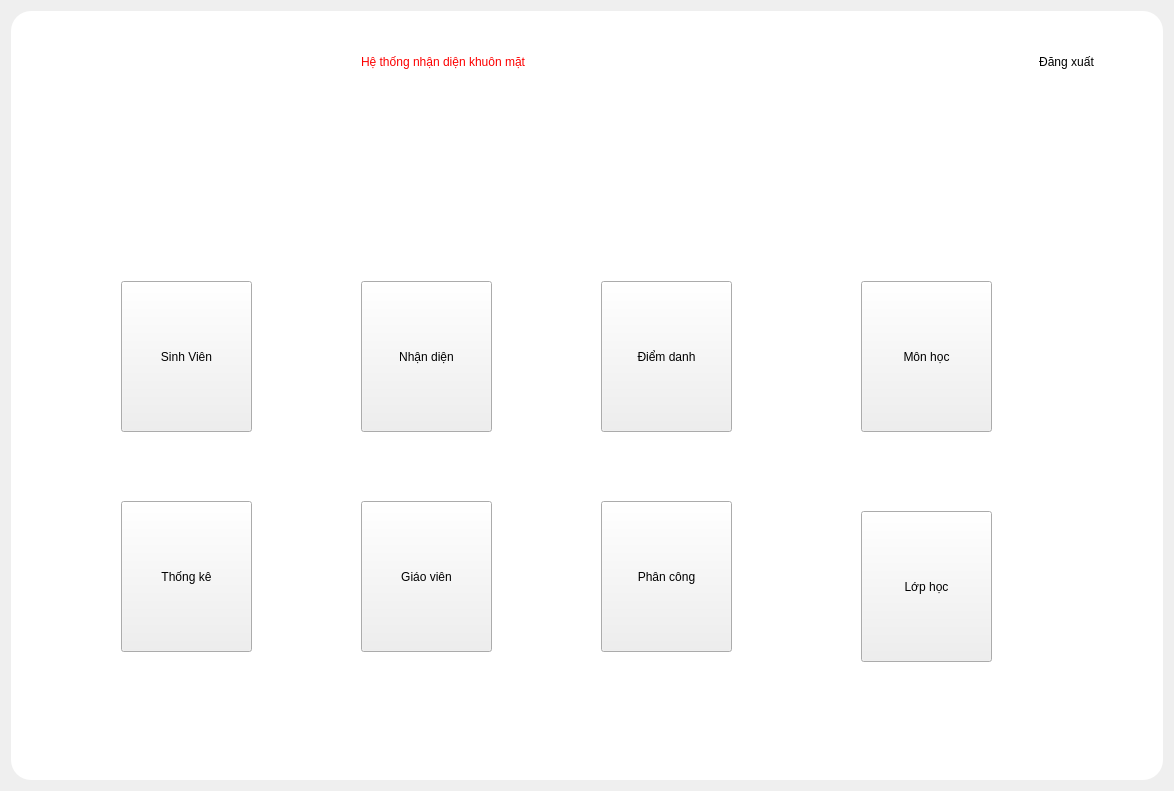
<?xml version="1.0" encoding="UTF-8"?>
<ui version="4.0">
 <class>Dialog</class>
 <widget class="QDialog" name="Dialog">
  <property name="geometry">
   <rect>
    <x>0</x>
    <y>0</y>
    <width>1174</width>
    <height>791</height>
   </rect>
  </property>
  <property name="windowTitle">
   <string>Dialog</string>
  </property>
  <layout class="QHBoxLayout" name="horizontalLayout">
   <item>
    <widget class="QWidget" name="widgetHeader" native="true">
     <property name="styleSheet">
      <string notr="true">QWidget#widgetHeader{
border-radius: 20%;
background-color: white;
}</string>
     </property>
     <widget class="QLabel" name="lbDate">
      <property name="geometry">
       <rect>
        <x>20</x>
        <y>30</y>
        <width>211</width>
        <height>41</height>
       </rect>
      </property>
      <property name="styleSheet">
       <string notr="true">
font: 9pt &quot;MS Shell Dlg 2&quot;;
</string>
      </property>
      <property name="text">
       <string/>
      </property>
     </widget>
     <widget class="QLabel" name="label_2">
      <property name="geometry">
       <rect>
        <x>350</x>
        <y>10</y>
        <width>421</width>
        <height>81</height>
       </rect>
      </property>
      <property name="styleSheet">
       <string notr="true">color: rgb(252, 0, 0);
font: 75 16pt &quot;MS Shell Dlg 2&quot;;</string>
      </property>
      <property name="text">
       <string>Hệ thống nhận diện khuôn mặt</string>
      </property>
     </widget>
     <widget class="QPushButton" name="btnExit">
      <property name="geometry">
       <rect>
        <x>980</x>
        <y>30</y>
        <width>151</width>
        <height>41</height>
       </rect>
      </property>
      <property name="styleSheet">
       <string notr="true">color: rgb(0, 0, 0);
font: 75 12pt &quot;MS Shell Dlg 2&quot;;
background-color: rgb(255, 255, 255);
border: none;</string>
      </property>
      <property name="text">
       <string>Đăng xuất</string>
      </property>
      <property name="icon">
       <iconset>
        <normaloff>../../../../../OneDrive - actvn.edu.vn/Ảnh/out.png</normaloff>../../../../../OneDrive - actvn.edu.vn/Ảnh/out.png</iconset>
      </property>
      <property name="iconSize">
       <size>
        <width>40</width>
        <height>40</height>
       </size>
      </property>
     </widget>
     <widget class="QPushButton" name="btnStudent">
      <property name="geometry">
       <rect>
        <x>110</x>
        <y>270</y>
        <width>131</width>
        <height>151</height>
       </rect>
      </property>
      <property name="text">
       <string>Sinh Viên</string>
      </property>
      <property name="icon">
       <iconset>
        <normaloff>../../../../../OneDrive - actvn.edu.vn/Ảnh/pngtree-student-glyph-black-icon-png-image_691145.jpg</normaloff>../../../../../OneDrive - actvn.edu.vn/Ảnh/pngtree-student-glyph-black-icon-png-image_691145.jpg</iconset>
      </property>
      <property name="iconSize">
       <size>
        <width>40</width>
        <height>40</height>
       </size>
      </property>
      <property name="flat">
       <bool>false</bool>
      </property>
     </widget>
     <widget class="QPushButton" name="btnRecognize">
      <property name="geometry">
       <rect>
        <x>350</x>
        <y>270</y>
        <width>131</width>
        <height>151</height>
       </rect>
      </property>
      <property name="text">
       <string>Nhận diện</string>
      </property>
      <property name="icon">
       <iconset>
        <normaloff>../../../../../OneDrive - actvn.edu.vn/Ảnh/face.png</normaloff>../../../../../OneDrive - actvn.edu.vn/Ảnh/face.png</iconset>
      </property>
      <property name="iconSize">
       <size>
        <width>40</width>
        <height>40</height>
       </size>
      </property>
     </widget>
     <widget class="QPushButton" name="btnAttendence">
      <property name="geometry">
       <rect>
        <x>590</x>
        <y>270</y>
        <width>131</width>
        <height>151</height>
       </rect>
      </property>
      <property name="text">
       <string>Điểm danh</string>
      </property>
      <property name="icon">
       <iconset>
        <normaloff>../../../../../OneDrive - actvn.edu.vn/Ảnh/attendance.png</normaloff>../../../../../OneDrive - actvn.edu.vn/Ảnh/attendance.png</iconset>
      </property>
      <property name="iconSize">
       <size>
        <width>40</width>
        <height>40</height>
       </size>
      </property>
     </widget>
     <widget class="QPushButton" name="btnSubject">
      <property name="geometry">
       <rect>
        <x>850</x>
        <y>270</y>
        <width>131</width>
        <height>151</height>
       </rect>
      </property>
      <property name="text">
       <string>Môn học</string>
      </property>
      <property name="icon">
       <iconset>
        <normaloff>../../../../../OneDrive - actvn.edu.vn/Ảnh/subject.png</normaloff>../../../../../OneDrive - actvn.edu.vn/Ảnh/subject.png</iconset>
      </property>
      <property name="iconSize">
       <size>
        <width>40</width>
        <height>40</height>
       </size>
      </property>
     </widget>
     <widget class="QPushButton" name="btnAnalyst">
      <property name="geometry">
       <rect>
        <x>110</x>
        <y>490</y>
        <width>131</width>
        <height>151</height>
       </rect>
      </property>
      <property name="text">
       <string>Thống kê</string>
      </property>
      <property name="icon">
       <iconset>
        <normaloff>../../../../../OneDrive - actvn.edu.vn/Ảnh/analyst.png</normaloff>../../../../../OneDrive - actvn.edu.vn/Ảnh/analyst.png</iconset>
      </property>
      <property name="iconSize">
       <size>
        <width>40</width>
        <height>40</height>
       </size>
      </property>
     </widget>
     <widget class="QPushButton" name="btnTeacher">
      <property name="geometry">
       <rect>
        <x>350</x>
        <y>490</y>
        <width>131</width>
        <height>151</height>
       </rect>
      </property>
      <property name="text">
       <string>Giáo viên</string>
      </property>
      <property name="icon">
       <iconset>
        <normaloff>../../../../../OneDrive - actvn.edu.vn/Ảnh/teacher.png</normaloff>../../../../../OneDrive - actvn.edu.vn/Ảnh/teacher.png</iconset>
      </property>
      <property name="iconSize">
       <size>
        <width>40</width>
        <height>40</height>
       </size>
      </property>
     </widget>
     <widget class="QPushButton" name="btnSchedule">
      <property name="geometry">
       <rect>
        <x>590</x>
        <y>490</y>
        <width>131</width>
        <height>151</height>
       </rect>
      </property>
      <property name="text">
       <string>Phân công</string>
      </property>
      <property name="icon">
       <iconset>
        <normaloff>../../../../../OneDrive - actvn.edu.vn/Ảnh/schedule.png</normaloff>../../../../../OneDrive - actvn.edu.vn/Ảnh/schedule.png</iconset>
      </property>
      <property name="iconSize">
       <size>
        <width>40</width>
        <height>40</height>
       </size>
      </property>
     </widget>
     <widget class="QPushButton" name="btnClass">
      <property name="geometry">
       <rect>
        <x>850</x>
        <y>500</y>
        <width>131</width>
        <height>151</height>
       </rect>
      </property>
      <property name="text">
       <string>Lớp học</string>
      </property>
      <property name="icon">
       <iconset>
        <normaloff>../../../../../OneDrive - actvn.edu.vn/Ảnh/class.png</normaloff>../../../../../OneDrive - actvn.edu.vn/Ảnh/class.png</iconset>
      </property>
      <property name="iconSize">
       <size>
        <width>40</width>
        <height>40</height>
       </size>
      </property>
     </widget>
    </widget>
   </item>
  </layout>
 </widget>
 <resources/>
 <connections/>
</ui>
